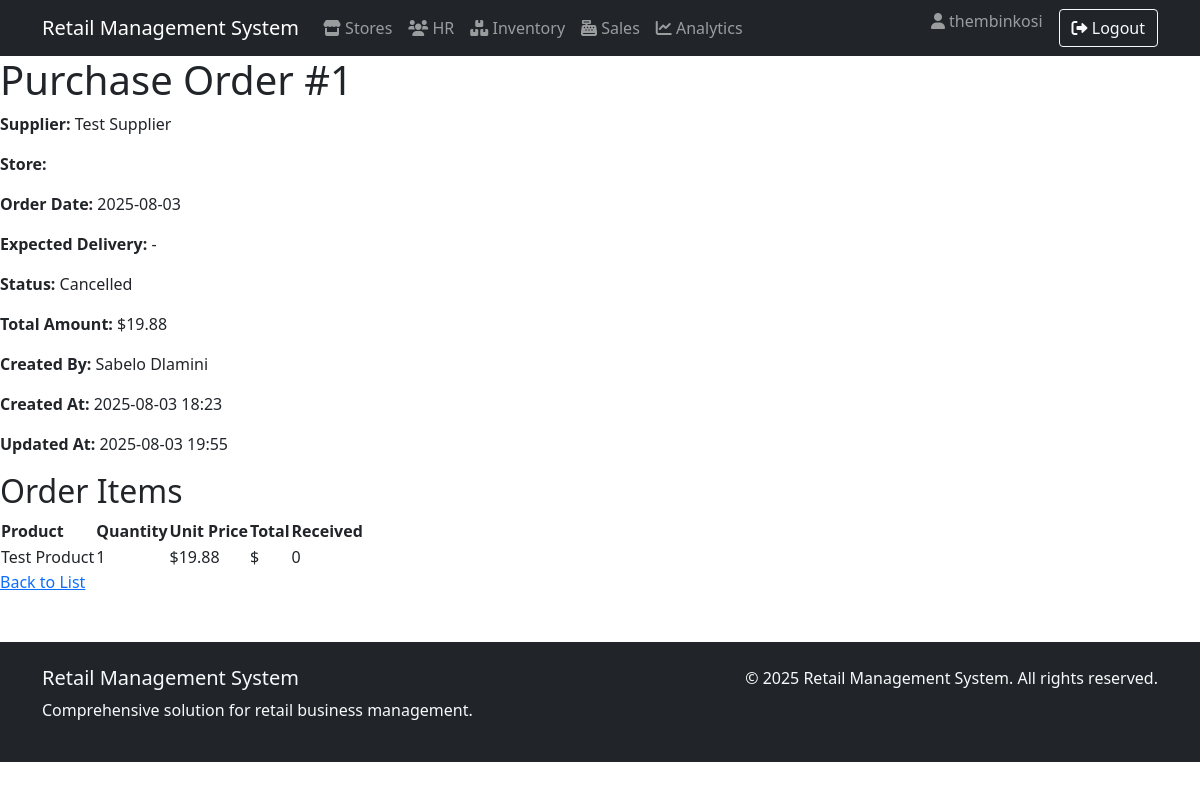
Page /procurement/orders/1/ (signed in) on the committed database.
### human_resources/models.py (models this page shows, shortened)
class Employee(AbstractUser):
    employee_id = models.AutoField(primary_key=True)
    first_name = models.CharField(_("first name"), max_length=50, blank=False)
    last_name = models.CharField(_("last name"), max_length=50, blank=False)
    email = models.EmailField(_("email address"), unique=True)  # Uncommented and made unique
    phone = models.CharField(_("phone number"), max_length=20, blank=True, null=True)
    hire_date = models.DateField(_("hire date"), blank=True, null=True)
    position = models.CharField(_("position"), max_length=50, blank=True)
    salary = models.DecimalField(
        _("salary"),
        max_digits=10,
        decimal_places=2,
        blank=True,
        null=True
    )
    department = models.ForeignKey(
        'store_management.Department',
        on_delete=models.SET_NULL,
        null=True,
        blank=True,
        related_name='employees',
        verbose_name=_("department")
    )
    username = models.CharField(
        max_length=150,
        unique=True,
        verbose_name='username'
    )
    store = models.ForeignKey(
        'store_management.Store',
        on_delete=models.SET_NULL,
        null=True,       # Add this
        blank=True,      # Add this
        verbose_name='Assigned Store'
    )
    manager = models.ForeignKey(
        'self',
        on_delete=models.SET_NULL,
        null=True,
        blank=True,
        related_name='subordinates',
        verbose_name=_("manager")
    )
    created_at = models.DateTimeField(auto_now_add=True)
    updated_at = models.DateTimeField(auto_now=True)
    class Meta:
        db_table = 'human_resources_employee'
        verbose_name = _("employee")
        verbose_name_plural = _("employees")
        ordering = ['last_name', 'first_name']
        permissions = [
            ("view_store_dashboard", "Can view store management dashboard"),
            ("manage_store_settings", "Can modify store configuration and settings"),
            ("manage_departments", "Can create/edit/delete store departments"),
            ("access_inventory", "Can access inventory management system"),
            ("view_inventory", "Can view inventory items and stock levels"),
            ("edit_inventory", "Can modify inventory items and quantities"),
            ("manage_inventory_categories", "Can organize inventory categories"),
            ("perform_inventory_audit", "Can conduct physical inventory counts"),
            ("process_sales", "Can process in-store sales transactions"),
            ("void_sales", "Can void/completely cancel sales transactions"),
            ("manage_sales_promotions", "Can configure sales promotions/discounts"),
            ("view_sales_reports", "Can access sales performance reports"),
            ("create_purchase_orders", "Can generate new procurement orders"),
            ("approve_purchase_orders", "Can authorize procurement requests"),
            ("manage_suppliers", "Can maintain supplier/vendor records"),
            ("receive_stock", "Can process received shipments"),
            ("view_employee_directory", "Can access employee contact information"),
            ("manage_employee_records", "Can maintain HR records (excluding sensitive data)"),
            ("access_hr_reports", "Can view HR analytics and reports"),
            ("manage_recruitment", "Can handle hiring processes"),
            ("manage_online_listings", "Can maintain e-commerce product listings"),
            ("process_online_orders", "Can fulfill e-commerce purchases"),
            ("handle_customer_portals", "Can manage customer account portals"),
            ("view_web_analytics", "Can access e-commerce traffic/revenue reports"),
            ("generate_financial_reports", "Can create financial statements"),
            ("export_data_reports", "Can export datasets for external analysis"),
            ("access_executive_dashboards", "Can view strategic business dashboards"),
            ("schedule_automated_reports", "Can configure report automation"),
            ("override_inventory_checks", "Can bypass inventory validation rules"),
            ("access_audit_logs", "Can view system audit trails"),
            ("manage_api_integrations", "Can configure system integrations")
        ]

### procurement/models.py (models this page shows, shortened)
class PurchaseOrder(models.Model):
    ORDER_STATUS_CHOICES = [
        ('draft', 'Draft'),
        ('pending', 'Pending Approval'),
        ('approved', 'Approved'),
        ('shipped', 'Shipped'),
        ('received', 'Received'),
        ('cancelled', 'Cancelled'),
    ]
    supplier = models.ForeignKey(
        Supplier,
        on_delete=models.PROTECT,
        related_name='purchase_orders'
    )
    store = models.ForeignKey(
        'store_management.Store',  # Reference to Store model
        on_delete=models.PROTECT
    )
    order_date = models.DateField(default=timezone.now)
    expected_delivery_date = models.DateField(blank=True, null=True)
    status = models.CharField(
        max_length=20,
        choices=ORDER_STATUS_CHOICES,
        default='draft'
    )
    total_amount = models.DecimalField(
        max_digits=12,
        decimal_places=2,
        blank=True,
        null=True,
        validators=[MinValueValidator(0.01)]
    )
    created_by = models.ForeignKey(
        'human_resources.Employee',  # Reference to Employee model
        on_delete=models.SET_NULL,
        blank=True,
        null=True
    )
    created_at = models.DateTimeField(default=timezone.now)
    updated_at = models.DateTimeField(auto_now=True)

class Supplier(models.Model):
    name = models.CharField(max_length=100, verbose_name="Supplier Name")
    contact_person = models.CharField(max_length=100, blank=True, null=True)
    email = models.EmailField(max_length=100, blank=True, null=True)
    phone = models.CharField(max_length=20, blank=True, null=True)
    address = models.CharField(max_length=200, blank=True, null=True)
    contract_start_date = models.DateField(blank=True, null=True)
    payment_terms = models.CharField(max_length=100, blank=True, null=True)
    created_at = models.DateTimeField(default=timezone.now)
    updated_at = models.DateTimeField(auto_now=True)

class PurchaseOrderItem(models.Model):
    order = models.ForeignKey(
        PurchaseOrder,
        on_delete=models.CASCADE,
        related_name='items'
    )
    product = models.ForeignKey(
        'inventory.Product',
        on_delete=models.PROTECT
    )
    quantity = models.PositiveIntegerField(
        default=1,
        validators=[MinValueValidator(1)]
    )
    unit_price = models.DecimalField(
        max_digits=10,
        decimal_places=2,
        validators=[MinValueValidator(0.01)]
    )
    received_quantity = models.PositiveIntegerField(default=0)
    created_at = models.DateTimeField(default=timezone.now)
    updated_at = models.DateTimeField(auto_now=True)

### inventory/models.py (models this page shows, shortened)
class Product(models.Model):
    name = models.CharField(max_length=100, verbose_name="Product Name")
    description = models.CharField(max_length=500, blank=True, null=True)
    category = models.ForeignKey(
        Category,
        on_delete=models.CASCADE,
        related_name='products'
    )
    brand = models.ForeignKey(
        Brand,
        on_delete=models.SET_NULL,
        null=True,
        blank=True,
        related_name='products'
    )
    unit_price = models.DecimalField(
        max_digits=10,
        decimal_places=2,
        verbose_name="Unit Price"
    )
    cost_price = models.DecimalField(
        max_digits=10,
        decimal_places=2,
        blank=True,
        null=True
    )
    weight = models.DecimalField(
        max_digits=10,
        decimal_places=2,
        blank=True,
        null=True
    )
    dimensions = models.CharField(max_length=50, blank=True, null=True)
    is_perishable = models.BooleanField(default=False)
    barcode = models.CharField(
        max_length=50,
        unique=True,
        blank=True,
        null=True
    )
    created_at = models.DateTimeField(default=timezone.now)
    updated_at = models.DateTimeField(auto_now=True)

### procurement/views.py (the view)
# urls.py: path('orders/<int:pk>/', views.PurchaseOrderDetailView.as_view(), name='purchaseorder_detail'),
class PurchaseOrderDetailView(LoginRequiredMixin, DetailView):
    model = PurchaseOrder
    template_name = 'procurement/purchaseorder_detail.html'
    context_object_name = 'order'
    def get_context_data(self, **kwargs):
        context = super().get_context_data(**kwargs)
        context['items'] = self.object.items.all()
        context['can_edit'] = self.object.status in ['draft', 'pending']
        return context

### procurement/templates/procurement/purchaseorder_detail.html (shortened to what this page needs)
{% extends "base.html" %}
{% block content %}
<h1>Purchase Order #{{ order.id }}</h1>
<p><strong>Supplier:</strong> {{ order.supplier.name }}</p>
<p><strong>Store:</strong> {{ order.store.name }}</p>
<p><strong>Order Date:</strong> {{ order.order_date|date:"Y-m-d" }}</p>
<p><strong>Expected Delivery:</strong> {{ order.expected_delivery_date|date:"Y-m-d"|default:"-" }}</p>
<p><strong>Status:</strong> {{ order.get_status_display }}</p>
<p><strong>Total Amount:</strong> ${{ order.total_amount|default:"0.00" }}</p>
<p><strong>Created By:</strong> {{ order.created_by.get_full_name }}</p>
<p><strong>Created At:</strong> {{ order.created_at|date:"Y-m-d H:i" }}</p>
<p><strong>Updated At:</strong> {{ order.updated_at|date:"Y-m-d H:i" }}</p>
<h2>Order Items</h2>
<table>
    <thead>
        <tr>
            <th>Product</th>
            <th>Quantity</th>
            <th>Unit Price</th>
            <th>Total</th>
            <th>Received</th>
        </tr>
    </thead>
    <tbody>
        {% for item in items %}
        <tr>
            <td>{{ item.product.name }}</td>
            <td>{{ item.quantity }}</td>
            <td>${{ item.unit_price }}</td>
            <td>${{ item.total }}</td>
            <td>{{ item.received_quantity }}</td>
        </tr>
        {% endfor %}
    </tbody>
</table>
<div class="actions">
    <a href="{% url 'procurement:purchaseorder_list' %}">Back to List</a>
</div>
{% endblock %}

### templates/base.html (shortened to what this page needs)
<!DOCTYPE html>
<html lang="en">
<head>
    <link href="https://cdn.jsdelivr.net/npm/bootstrap@5.1.3/dist/css/bootstrap.min.css" rel="stylesheet">
    <link rel="stylesheet" href="https://cdnjs.cloudflare.com/ajax/libs/font-awesome/6.0.0/css/all.min.css">
</head>
<body>
    <nav class="navbar navbar-expand-lg navbar-dark bg-dark">
        <div class="container">
            <a class="navbar-brand" href="{% url 'dashboard' %}">Retail Management System</a>
            <div class="collapse navbar-collapse" id="navbarNav">
                <ul class="navbar-nav me-auto">
                    <li class="nav-item">
                        <a class="nav-link" href="{% url 'store_management:store_list' %}">
                            <i class="fas fa-store"></i> Stores
                        </a>
                    </li>
                    <li class="nav-item">
                        <a class="nav-link" href="{% url 'hr:attendance_list' %}">
                            <i class="fas fa-users"></i> HR
                        </a>
                    </li>
                    <li class="nav-item">
                        <a class="nav-link" href="{% url 'inventory:product_list' %}">
                            <i class="fas fa-boxes"></i> Inventory
                        </a>
                    </li>
                    <li class="nav-item">
                        <a class="nav-link" href="{% url 'sales:sale_list' %}">
                            <i class="fas fa-cash-register"></i> Sales
                        </a>
                    </li>
                    <li class="nav-item">
                        <a class="nav-link" href="{% url 'analytics:dashboard' %}">
                            <i class="fas fa-chart-line"></i> Analytics
                        </a>
                    </li>
                </ul>
                <ul class="navbar-nav">
                    {% if user.is_authenticated %}
                    <li class="nav-item">
                        <span class="navbar-text me-3">
                            <i class="fas fa-user"></i> {{ user.username }}
                        </span>
                    </li>
                    <li class="nav-item">
                        <a class="btn btn-outline-light" href="{% url 'logout' %}">
                            <i class="fas fa-sign-out-alt"></i> Logout
                        </a>
                    </li>
                    {% else %}
                    <li class="nav-item">
                        <a class="btn btn-outline-light" href="{% url 'login' %}">
                            <i class="fas fa-sign-in-alt"></i> Login
                        </a>
                    </li>
                    {% endif %}
                </ul>
            </div>
        </div>
    </nav>
    <main>
        {% block content %}
        {% endblock %}
    </main>
    <footer class="bg-dark text-light mt-5 py-4">
        <div class="container">
            <div class="row">
                <div class="col-md-6">
                    <h5>Retail Management System</h5>
                    <p>Comprehensive solution for retail business management.</p>
                </div>
                <div class="col-md-6 text-md-end">
                    <p>&copy; {% now "Y" %} Retail Management System. All rights reserved.</p>
                </div>
            </div>
        </div>
    </footer>
</body>
</html>

### rows in the picture
Employee: username "thembinkosi"
PurchaseOrder: id "1", supplier.name "Test Supplier", order_date "2025-08-03", expected_delivery_date "-", status "Cancelled", total_amount "19.88", created_by.get_full_name "Sabelo Dlamini", created_at "2025-08-03 18:23", updated_at "2025-08-03 19:55"
PurchaseOrderItem: product.name "Test Product", quantity "1", unit_price "19.88", received_quantity "0"
